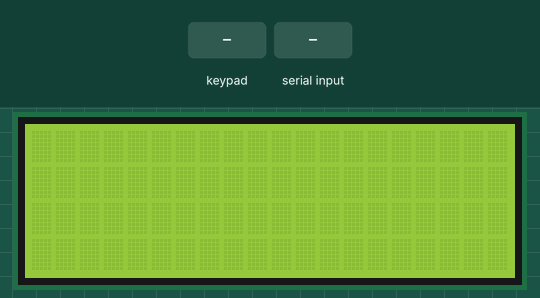
Recording of a sketch running on a simulated Arduino Uno, built with avr-gcc and run on an emulated ATmega328P. Shown: 20×4 character LCD. The test bench sets the inputs (shaded band). The modem accepts every AT command (registered, SIM ready, sends succeed) and sends nothing else; what the sketch prints to the serial monitor is not drawn.

Above: at 2.7 s.
2.8 s: key '#' pressed
At 3.9 s:
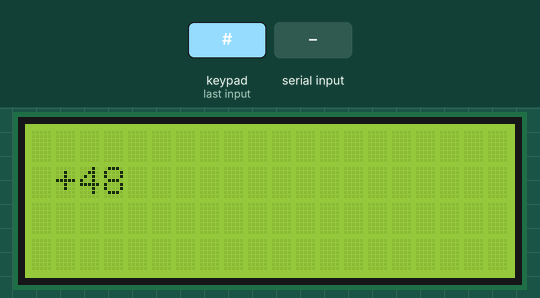
4.7 s: keypad keys 9 8 7 6 # pressed 0.4 s apart
At 7.8 s:
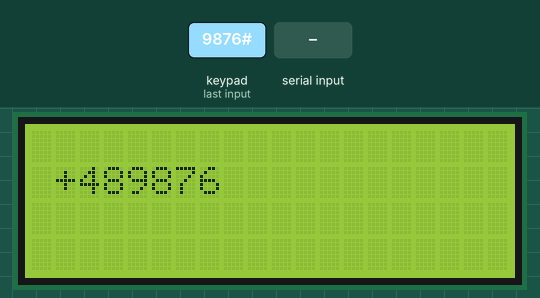
8.2 s: keypad keys 5 4 3 2 # pressed 0.4 s apart
At 10.6 s:
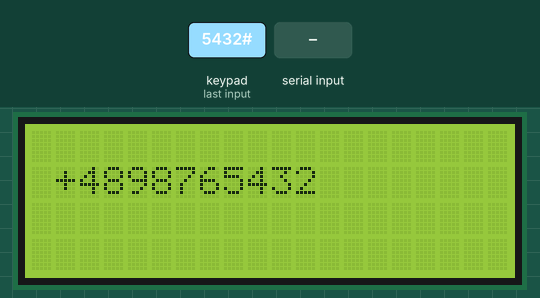
11.7 s: "A" received over the second serial link
13.2 s: key 'B' pressed
14.7 s: "B" received over the second serial link
At 18.46 s:
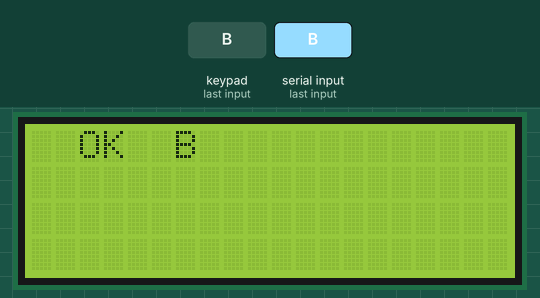
Timing chart, 0 to 18.7 s (numbered marks = the images above; inputs shaded):
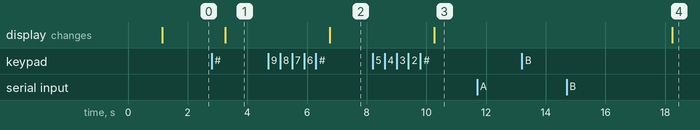

The sketch:

sketch_nov29a.ino
```cpp
#include <SoftwareSerial.h>
#include <Keypad.h>
#include <Wire.h>
#include <LiquidCrystal_I2C.h>
//
//KEYPAD CONFIG SECTION
//
const byte ROWS = 4;
const byte COLS = 4;
char keys[ROWS][COLS] = {
  {'1','2','3','A'},
  {'4','5','6','B'},
  {'7','8','9','C'},
  {'*','0','#','D'}
};

byte rowPins[ROWS] = {9, 8, 7, 6}; //connect to the row pinouts of the keypad
byte colPins[COLS] = {5, 4, 3, 2}; //connect to the column pinouts of the keypad

LiquidCrystal_I2C lcd = LiquidCrystal_I2C(0x3F, 20, 4);

Keypad keypad = Keypad( makeKeymap(keys), rowPins, colPins, ROWS, COLS );

//
//SIM800L CONFIG SECTION
SoftwareSerial sim(10, 11);
int _timeout;
String _buffer;
String number = "+48"; //-> change with your number
String SMS = "Wiadomosc probna";
String tmp = "";
char incoming_char;
String str;
String var;


void setup() {
  //delay(7000); //delay for 7 seconds to make sure the modules get the signal
  Serial.begin(9600);
  _buffer.reserve(50);
  Serial.println("Sistem Started...");
  sim.begin(9600);
  delay(1000);
  Serial.println("Aby wysłać sms naciśnij A, aby odebrać sms naciśnij B, aby zadzwonić naciśnij C, aby odebrać połączenie naciśnij D");
  //LCD CONFIG
  lcd.init();
  lcd.backlight();
  RecieveMessage();
}
void loop() {

  char key = keypad.getKey();

  if(key)
  {
  Serial.println(key);
  switch(key)
    {
      case 'A':
        while(Serial.available() > 0)
        {
            tmp += (char) Serial.read();
        }
          SMS = tmp;
          Serial.println(tmp);
          tmp = "";
          SendMessage();
        break;
      case 'B':
        ReadMessage();
        break;
      case 'C':
        callNumber();
        break;
      case 'D':
      sim.println("ATA");
        //receiveNumber();
        break;
      case '*':
        number = "+48";
        break;
      case '#':
        RecieveMessage();
        Serial.println(number);
        lcd.clear();
        lcd.setCursor(1, 1); // Set the cursor on the third column and first row.
        lcd.print(number); // Print the string "Hello World!"
        break;
      case '1':
        number = number + "1";
        break;
      case '2':
        number = number + "2";
        break;
      case '3':
        number = number + "3";
        break;
      case '4':
        number = number + "4";
        break;
      case '5':
        number = number + "5";
        break;
      case '6':
        number = number + "6";
        break;
      case '7':
        number = number + "7";
        break;
      case '8':
        number = number + "8";
        break;
      case '9':
        number = number + "9";
        break;
      case '0':
        number = number + "0";
        break;
    }
  }

  if (sim.available() > 0)
    Serial.write(sim.read());

}
void SendMessage()
{
  sim.println("AT+CMGF=1");    //Sets the GSM Module in Text Mode
  delay(200);
  //Serial.println ("Set SMS Number");
  sim.println("AT+CMGS=\"" + number + "\"\r"); //Mobile phone number to send message
  delay(200);
  sim.println(SMS);
  delay(100);
  sim.println((char)26);// ASCII code of CTRL+Z
  delay(200);
  _buffer = _readSerial();
}
void RecieveMessage()
{
  Serial.println ("SIM800L Read an SMS");
  sim.println("AT+CMGF=1");
  delay (200);
  sim.println("AT+CNMI=2,2,0,0,0"); // AT Command to receive a live SMS
  delay(200);
  Serial.write ("Unread Message done");
  sim.println("AT+CPAS");
}

void ReadMessage()
{

  sim.println("AT+CMGL=\"ALL\"");
  var = readSerial();
  lcd.clear();
  lcd.setCursor(0, 0); // Set the cursor on the third column and first row.
  lcd.print(var.substring(0,19));
  lcd.setCursor(0, 1);
  lcd.print(var.substring(20,39));
  lcd.setCursor(0, 2);
  lcd.print(var.substring(40,59));
  lcd.setCursor(0, 3);
  lcd.print(var.substring(60,79));
}

String _readSerial() {
  _timeout = 0;
  while  (!sim.available() && _timeout < 12000  )
  {
    delay(13);
    _timeout++;
  }
  if (sim.available()) {
    return sim.readString();
  }
}

void callNumber() {
  sim.print (F("ATD"));
  sim.print (number);
  sim.print (F(";\r\n"));
  _buffer = _readSerial();
  Serial.println(_buffer);
}

String readSerial()
{
    int timeOld = millis();

    delay(5000);
    str="";

    while(sim.available())
    {
        if (sim.available()>0)
        {
            str += (char) sim.read();
        }
    }

    return str;

}
```

Measured:
- after the input at 2.8 s, the display: changes after 0.46 s (image 1)
- after the input at 4.7 s, the display: changes after 2.1 s (image 2)
- after the input at 8.2 s, the display: changes after 2.1 s (image 3)
- after the input at 11.7 s, every drawn part: stays the same
- after the input at 13.2 s, every drawn part: stays the same
- after the input at 14.7 s, the display: changes after 3.5 s (image 4)
